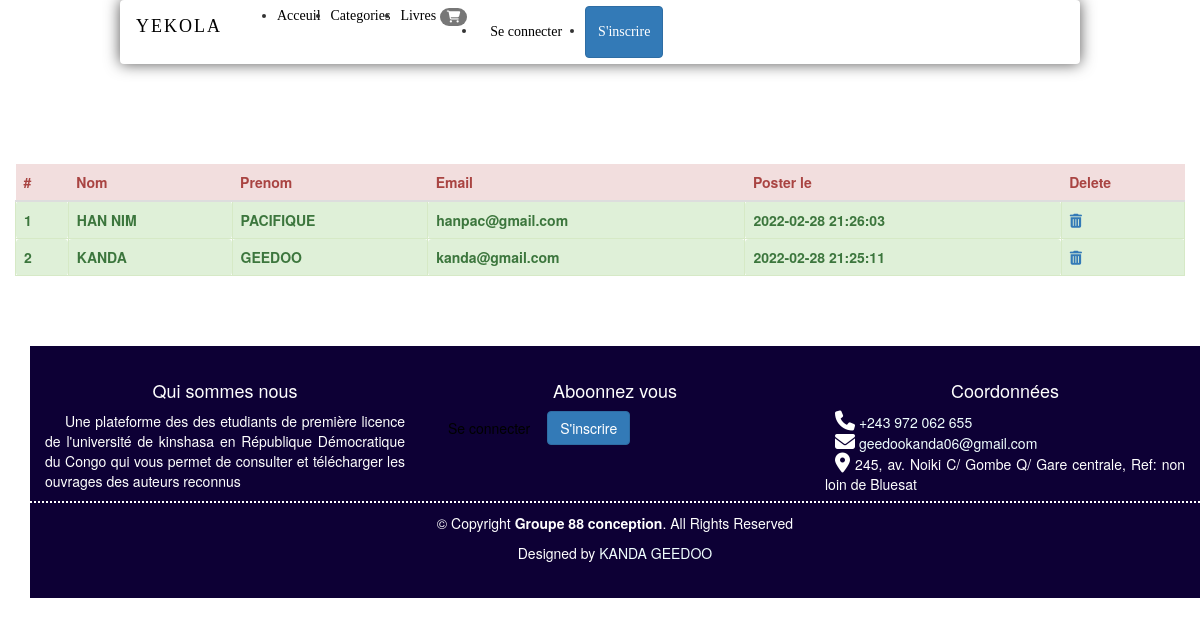
The page /users.php on the database its author committed.
### tables this page shows
CREATE TABLE `users` (
  `id` int(11) NOT NULL,
  `nom` varchar(60) NOT NULL,
  `prenom` varchar(60) NOT NULL,
  `email` varchar(100) NOT NULL,
  `password` varchar(100) NOT NULL,
  `status` int(11) NOT NULL DEFAULT 0,
  `create_at` datetime NOT NULL DEFAULT current_timestamp()
);

### users.php (the view, shortened to what this page needs)
<?php
include 'header.php';
?>
    <div class="container" id="corps">
        <div class="row">
            <table class="table">
                <thead>
                    <tr>
                        <th class="aler alert-danger">#</th>
                        <th class="aler alert-danger">Nom</th>
                        <th class="aler alert-danger">Prenom</th>
                        <th class="aler alert-danger">Email</th>
                        <th class="aler alert-danger">Poster le </th>
                        <th class="aler alert-danger">Delete</th>
                    </tr>
                </thead>
                <tbody>
                <?php
          $req1 = $DB->query("SELECT * FROM users ORDER BY id DESC");
          $num = 1;
          while( $data = $req1 -> fetch()){
            ?>
                    <tr>
                        <th class="alert alert-success"><?php echo($num)?></th>
                        <th class="alert alert-success"><?php echo(strtoupper($data['nom']))?></th>
                        <th class="alert alert-success"><?php echo(strtoupper($data['prenom']))?></th>
                        <th class="alert alert-success"><?php echo($data['email'])?></th>
                        <th class="alert alert-success"><?php echo($data['create_at'])?></th>
                        <th class="alert alert-success"><a href="deleteuser.php?id=<?php echo($data['id'])?>"><span class="fa fa-trash"></span></a></th>
                    </tr>
                    <?php
            $num++;
            }
        ?>
                </tbody>
            </table>
        </div>
    <?php
        include 'footer.php';
    ?>

### css/style.css (style rules this page uses)
:root { --ycolor : #1F007A; }
#corps { margin-top: 100px; }

### rows shown on the page
users: nom "HAN NIM", prenom "PACIFIQUE", email "hanpac@gmail.com", create_at "2022-02-28 21:26:03"
users: nom "KANDA", prenom "GEEDOO", email "kanda@gmail.com", create_at "2022-02-28 21:25:11"
